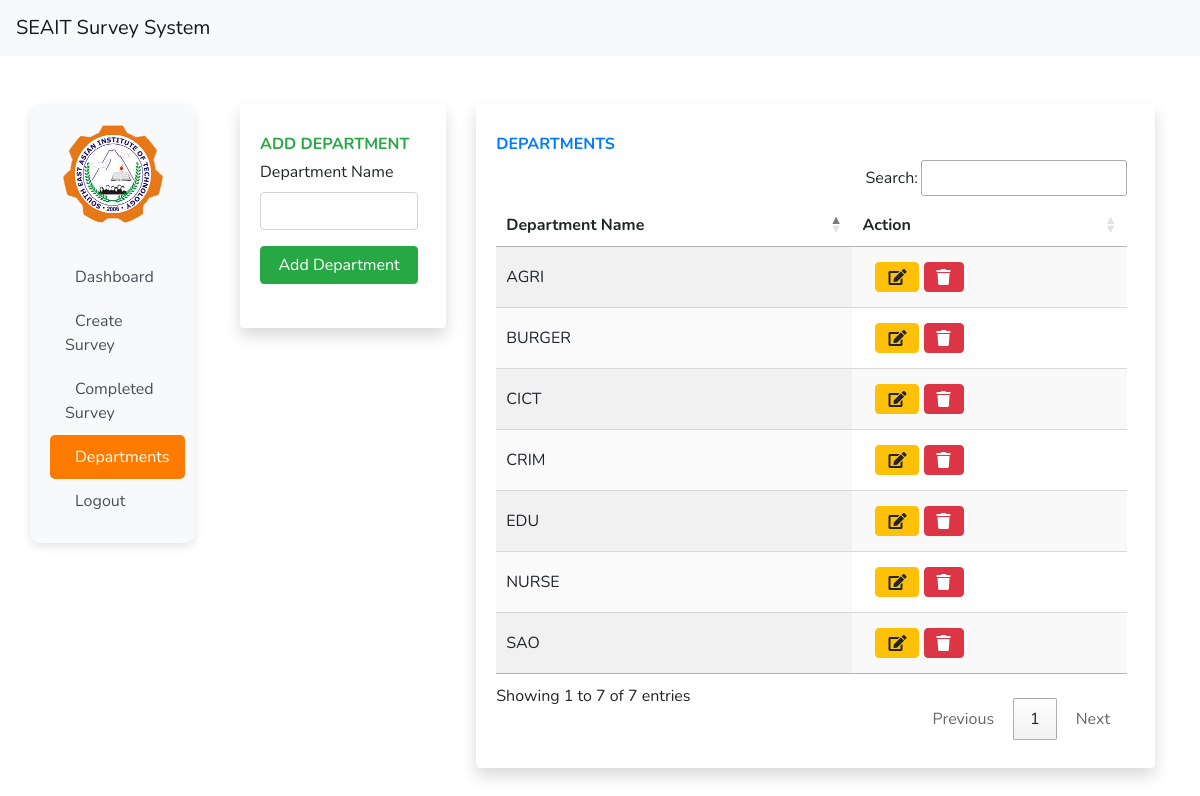
The app's page /admin/departments.php with its own data.
### tables this page shows
CREATE TABLE IF NOT EXISTS `department` (
  `department_id` int NOT NULL AUTO_INCREMENT,
  `office_name` varchar(255) NOT NULL,
  `created_at` timestamp NOT NULL,
  `updated_at` timestamp NULL DEFAULT NULL,
  PRIMARY KEY (`department_id`)
);

### admin/departments.php (the view, shortened to what this page needs)
<?php
include 'includes/header.php';
include 'includes/navtop.php';
mysqli_set_charset($conn, "utf8");
$depTable = "SELECT * FROM department";
if ($stmt = mysqli_prepare($conn, $depTable)) {
    mysqli_stmt_execute($stmt);
    $depResult = mysqli_stmt_get_result($stmt);
} else {
    echo "Failed to prepare statement: " . mysqli_error($conn);
}
?>
<link rel="stylesheet" href="https://cdnjs.cloudflare.com/ajax/libs/font-awesome/5.13.0/css/all.min.css">
<link rel="stylesheet" href="https://cdn.datatables.net/1.11.5/css/jquery.dataTables.min.css">
<link rel="stylesheet" href="../css/departments.css">
<div class="container-fluid d-flex">
    <?php include 'includes/sidebar.php'; ?>
    <div class="col">
        <div class="row">
            <div class="container-fluid mt-5 d-flex">
                <div class="col-xl-3 col-md-6 mb-4">
                    <div class="card border-left-warning shadow py-2">
                        <div class="card-body">
                            <div class="row no-gutters align-items-center">
                                <div class="col mr-2">
                                    <div class="text-xs font-weight-bold text-success text-uppercase mb-1">Add
                                        Department
                                    </div>
                                    <form id="addDepartmentForm">
                                        <div class="form-group">
                                            <label for="departmentName">Department Name</label>
                                            <input type="text" class="form-control" id="departmentName"
                                                name="departmentName" required style="text-transform: uppercase;"
                                                oninput="this.value = this.value.toUpperCase()">
                                        </div>
                                        <div class="btn-group">
                                            <button type="submit" class="btn btn-success">Add Department</button>
                                        </div>
                                    </form>
                                </div>
                            </div>
                        </div>
                    </div>
                </div>
                <div class="col-xl-9 col-md-6 mb-4">
                    <div class="card border-left-warning shadow py-2">
                        <div class="card-body">
                            <div class="row no-gutters align-items-center">
                                <div class="col mr-2">
                                    <div class="text-xs font-weight-bold text-primary text-uppercase mb-1">Departments
                                    </div>
                                    <table id="departmentTable" class="display" style="width:100%">
                                        <thead>
                                            <tr>
                                                <th>Department Name</th>
                                                <th>Action</th>
                                            </tr>
                                        </thead>
                                        <tbody id="departmentBody">
                                            <?php while ($depRow = mysqli_fetch_assoc($depResult)) { ?>
                                                <tr>
                                                    <td><?php echo htmlspecialchars($depRow['office_name']); ?></td>
                                                    <td>
                                                        <div class="btn">
                                                            <button type="button" class="btn btn-warning"
                                                                data-toggle="modal"
                                                                onclick="updateDepartmentmodal('<?php echo $depRow['department_id']; ?>', '<?php echo htmlspecialchars($depRow['office_name']); ?>')">
                                                                <i class="fas fa-edit"></i>
                                                            </button>
                                                            <button type="button" class="btn btn-danger"
                                                                onclick="deleteDepartment('<?php echo $depRow['department_id']; ?>')">
                                                                <i class="fas fa-trash"></i>
                                                            </button>
                                                        </div>
                                                    </td>
                                                </tr>
                                            <?php } ?>
                                        </tbody>
                                    </table>
                                </div>
                            </div>
                        </div>
                    </div>
                </div>
            </div>
        </div>
    </div>
</div>

### css/departments.css (style rules this page uses)
body { margin: 0; height: auto; overflow-y: auto; position: relative; font-family: "Nunito", sans-serif; }
body::before { content: ""; position: fixed; top: 0; left: 0; width: 100%; height: 100%; background-image: url("../assets/image/bgsur.png"); background-repeat: no-repeat; background-position: center; background-size: cover; filter: brightness(0.5); z-index: -1; }
.card { border: none; }
table td { text-transform: none; }

### admin/departments.php (style rules this page uses)
.card { display: flex !important; flex-direction: column !important; justify-content: space-between !important; height: auto !important; }
.btn-group { display: flex !important; justify-content: center !important; margin-top: auto !important; }

### records on screen
department: office_name "CICT"
department: office_name "AGRI"
department: office_name "SAO"
department: office_name "EDU"
department: office_name "CRIM"
department: office_name "BURGER"
department: office_name "NURSE"
